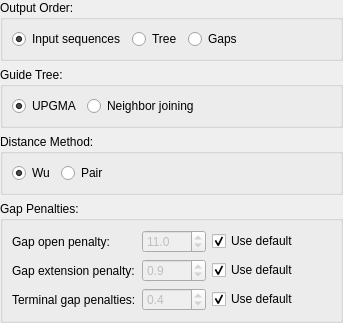
<?xml version="1.0" encoding="UTF-8"?>
<ui version="4.0">
 <class>KalignMsaBuilderOptionsWidget</class>
 <widget class="IMsaBuilderOptionsWidget" name="KalignMsaBuilderOptionsWidget">
  <property name="geometry">
   <rect>
    <x>0</x>
    <y>0</y>
    <width>343</width>
    <height>316</height>
   </rect>
  </property>
  <property name="windowTitle">
   <string>Form</string>
  </property>
  <layout class="QVBoxLayout" name="verticalLayout">
   <property name="margin">
    <number>0</number>
   </property>
   <item>
    <widget class="QGroupBox" name="groupBox_2">
     <property name="toolTip">
      <string>Also known as &quot;Sort Order&quot;</string>
     </property>
     <property name="title">
      <string>Output Order:</string>
     </property>
     <layout class="QHBoxLayout" name="horizontalLayout">
      <item>
       <widget class="QRadioButton" name="orderByInputSequencesRadioButton_">
        <property name="text">
         <string>Input sequences</string>
        </property>
        <property name="checked">
         <bool>true</bool>
        </property>
       </widget>
      </item>
      <item>
       <widget class="QRadioButton" name="orderByTreeRadioButton_">
        <property name="text">
         <string>Tree</string>
        </property>
       </widget>
      </item>
      <item>
       <widget class="QRadioButton" name="orderByGapsRadioButton_">
        <property name="text">
         <string>Gaps</string>
        </property>
       </widget>
      </item>
      <item>
       <spacer name="horizontalSpacer_4">
        <property name="orientation">
         <enum>Qt::Horizontal</enum>
        </property>
        <property name="sizeHint" stdset="0">
         <size>
          <width>40</width>
          <height>20</height>
         </size>
        </property>
       </spacer>
      </item>
     </layout>
    </widget>
   </item>
   <item>
    <widget class="QGroupBox" name="groupBox_4">
     <property name="title">
      <string>Guide Tree:</string>
     </property>
     <layout class="QHBoxLayout" name="horizontalLayout_3">
      <item>
       <widget class="QRadioButton" name="guideByUPGMARadioButton_">
        <property name="text">
         <string>UPGMA</string>
        </property>
        <property name="checked">
         <bool>true</bool>
        </property>
       </widget>
      </item>
      <item>
       <widget class="QRadioButton" name="guideByNJRadioButton_">
        <property name="text">
         <string>Neighbor joining</string>
        </property>
       </widget>
      </item>
      <item>
       <spacer name="horizontalSpacer_3">
        <property name="orientation">
         <enum>Qt::Horizontal</enum>
        </property>
        <property name="sizeHint" stdset="0">
         <size>
          <width>40</width>
          <height>20</height>
         </size>
        </property>
       </spacer>
      </item>
     </layout>
    </widget>
   </item>
   <item>
    <widget class="QGroupBox" name="groupBox_3">
     <property name="title">
      <string>Distance Method:</string>
     </property>
     <layout class="QHBoxLayout" name="horizontalLayout_2">
      <item>
       <widget class="QRadioButton" name="distanceWuRadioButton_">
        <property name="text">
         <string>Wu</string>
        </property>
        <property name="checked">
         <bool>true</bool>
        </property>
       </widget>
      </item>
      <item>
       <widget class="QRadioButton" name="distancePairRadioButton_">
        <property name="text">
         <string>Pair</string>
        </property>
       </widget>
      </item>
      <item>
       <spacer name="horizontalSpacer">
        <property name="orientation">
         <enum>Qt::Horizontal</enum>
        </property>
        <property name="sizeHint" stdset="0">
         <size>
          <width>40</width>
          <height>20</height>
         </size>
        </property>
       </spacer>
      </item>
     </layout>
    </widget>
   </item>
   <item>
    <widget class="QGroupBox" name="groupBox">
     <property name="title">
      <string>Gap Penalties:</string>
     </property>
     <layout class="QGridLayout" name="gridLayout">
      <item row="0" column="0">
       <widget class="QLabel" name="label">
        <property name="text">
         <string>Gap open penalty:</string>
        </property>
       </widget>
      </item>
      <item row="0" column="1">
       <widget class="AgDoubleSpinBox" name="gapOpenPenaltyDoubleSpinBox_">
        <property name="enabled">
         <bool>false</bool>
        </property>
        <property name="decimals">
         <number>1</number>
        </property>
        <property name="value">
         <double>11.000000000000000</double>
        </property>
       </widget>
      </item>
      <item row="0" column="2">
       <widget class="QCheckBox" name="checkBox">
        <property name="text">
         <string>Use default</string>
        </property>
        <property name="checked">
         <bool>true</bool>
        </property>
       </widget>
      </item>
      <item row="0" column="3">
       <spacer name="horizontalSpacer_2">
        <property name="orientation">
         <enum>Qt::Horizontal</enum>
        </property>
        <property name="sizeHint" stdset="0">
         <size>
          <width>40</width>
          <height>20</height>
         </size>
        </property>
       </spacer>
      </item>
      <item row="1" column="0">
       <widget class="QLabel" name="label_2">
        <property name="text">
         <string>Gap extension penalty:</string>
        </property>
       </widget>
      </item>
      <item row="1" column="1">
       <widget class="AgDoubleSpinBox" name="gapExtensionPenaltyDoubleSpinBox_">
        <property name="enabled">
         <bool>false</bool>
        </property>
        <property name="decimals">
         <number>1</number>
        </property>
        <property name="value">
         <double>0.900000000000000</double>
        </property>
       </widget>
      </item>
      <item row="1" column="2">
       <widget class="QCheckBox" name="checkBox_2">
        <property name="text">
         <string>Use default</string>
        </property>
        <property name="checked">
         <bool>true</bool>
        </property>
       </widget>
      </item>
      <item row="2" column="0">
       <widget class="QLabel" name="label_3">
        <property name="text">
         <string>Terminal gap penalties:</string>
        </property>
       </widget>
      </item>
      <item row="2" column="1">
       <widget class="AgDoubleSpinBox" name="terminalGapPenaltyDoubleSpinBox_">
        <property name="enabled">
         <bool>false</bool>
        </property>
        <property name="decimals">
         <number>1</number>
        </property>
        <property name="maximum">
         <double>1000.000000000000000</double>
        </property>
        <property name="value">
         <double>0.400000000000000</double>
        </property>
       </widget>
      </item>
      <item row="2" column="2">
       <widget class="QCheckBox" name="checkBox_3">
        <property name="text">
         <string>Use default</string>
        </property>
        <property name="checked">
         <bool>true</bool>
        </property>
       </widget>
      </item>
     </layout>
    </widget>
   </item>
  </layout>
 </widget>
 <customwidgets>
  <customwidget>
   <class>IMsaBuilderOptionsWidget</class>
   <extends>QWidget</extends>
   <header>gui/widgets/IMsaBuilderOptionsWidget.h</header>
   <container>1</container>
  </customwidget>
  <customwidget>
   <class>AgDoubleSpinBox</class>
   <extends>QDoubleSpinBox</extends>
   <header>gui/widgets/AgDoubleSpinBox.h</header>
  </customwidget>
 </customwidgets>
 <resources/>
 <connections>
  <connection>
   <sender>checkBox</sender>
   <signal>toggled(bool)</signal>
   <receiver>gapOpenPenaltyDoubleSpinBox_</receiver>
   <slot>setDisabled(bool)</slot>
   <hints>
    <hint type="sourcelabel">
     <x>267</x>
     <y>242</y>
    </hint>
    <hint type="destinationlabel">
     <x>221</x>
     <y>242</y>
    </hint>
   </hints>
  </connection>
  <connection>
   <sender>checkBox_2</sender>
   <signal>toggled(bool)</signal>
   <receiver>gapExtensionPenaltyDoubleSpinBox_</receiver>
   <slot>setDisabled(bool)</slot>
   <hints>
    <hint type="sourcelabel">
     <x>280</x>
     <y>274</y>
    </hint>
    <hint type="destinationlabel">
     <x>221</x>
     <y>265</y>
    </hint>
   </hints>
  </connection>
  <connection>
   <sender>checkBox_3</sender>
   <signal>toggled(bool)</signal>
   <receiver>terminalGapPenaltyDoubleSpinBox_</receiver>
   <slot>setDisabled(bool)</slot>
   <hints>
    <hint type="sourcelabel">
     <x>266</x>
     <y>308</y>
    </hint>
    <hint type="destinationlabel">
     <x>221</x>
     <y>301</y>
    </hint>
   </hints>
  </connection>
 </connections>
</ui>
